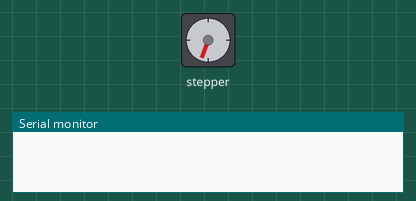
Simulated run of this sketch. Board: Arduino Uno, built with avr-gcc and run on an emulated ATmega328P. Shown: stepper motor, the last lines printed to the serial monitor. Wiring (inferred from the names in the program): stepper motor driver (360 steps per turn assumed): step pin 3; direction pin 2.

Above: at 0.05 s.
At 0.2 s:
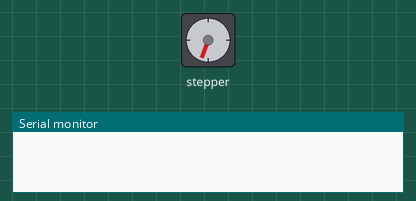
At 2.15 s:
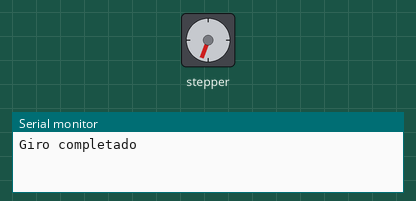
Timing chart, 0 to 5.0 s (numbered marks = the images above):
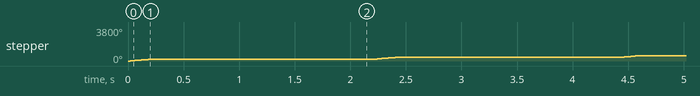

The sketch:

Prueba_Nema.ino
```cpp
// Definición de pines
const int dirPin = 2;
const int stepPin = 3;

// Variables de control
const float degreesPerStep = 1.8;  // Grados por paso para un motor NEMA 17 (1.8° por paso)
const int stepsPerRevolution = 360 / degreesPerStep;

void setup() {
  // Configurar pines como salidas
  pinMode(dirPin, OUTPUT);
  pinMode(stepPin, OUTPUT);

  // Inicializar dirección (sentido de giro)
  digitalWrite(dirPin, HIGH);  // Cambia a LOW si quieres que el motor gire en sentido contrario

  // Iniciar comunicación serial (opcional)
  Serial.begin(9600);
}

void loop() {
  // Girar 360 grados
  for (int i = 0; i < stepsPerRevolution; i++) {
    digitalWrite(stepPin, HIGH);
    delayMicroseconds(500);  // Ajusta este valor según la velocidad deseada
    digitalWrite(stepPin, LOW);
    delayMicroseconds(500);  // Ajusta este valor según la velocidad deseada
  }

  // Esperar 1 segundo
  delay(1000);

  // Mostrar mensaje en la comunicación serial
  Serial.println("Giro completado");

  // Detenerse por un momento antes de repetir
  delay(1000);
}
```

Measured:
- by itself, stepper: turns 200° clockwise in 0.18 s, repeating every 2.2 s
